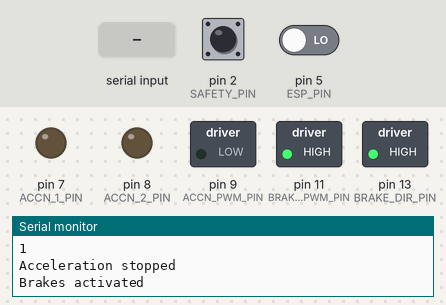
Simulated run of this sketch. Board: Arduino Uno, built with avr-gcc and run on an emulated ATmega328P. Shown: switched loads named in the sketch (green lamp = pin HIGH), output pins drawn as LEDs (lit = HIGH), the last lines printed to the serial monitor. The inputs (shaded band) are chosen by the test bench; at power-on: pin 2 (SAFETY_PIN) HIGH, pin 5 (ESP_PIN) LOW.

Above: at 6.2 s.
6.3 s: "90,45\n" received over Serial
At 9.0 s:
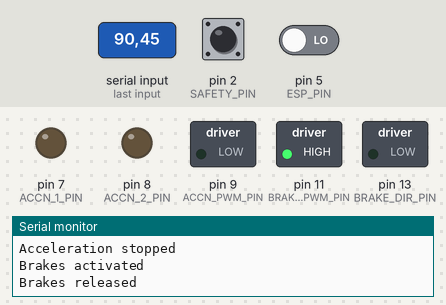
At 16.1 s:
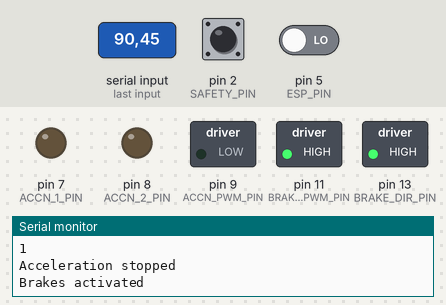
16.6 s: "30,150\n" received over Serial
26.7 s: "200\n" received over Serial
36.8 s: "BRAKE_ON\n" received over Serial
39.8 s: "ACCEL_OFF\n" received over Serial
At 44.1 s:
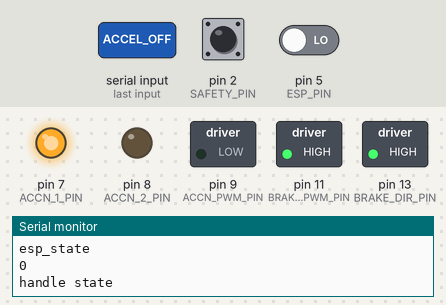
44.8 s: "1\n" received over Serial
At 45.9 s:
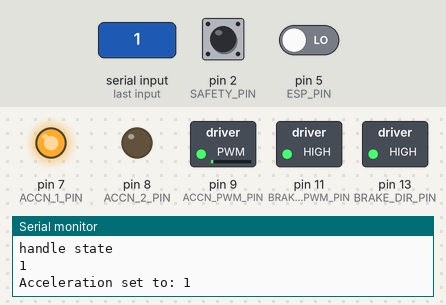
Timing chart, 0 to 47.3 s (numbered marks = the images above; inputs shaded):
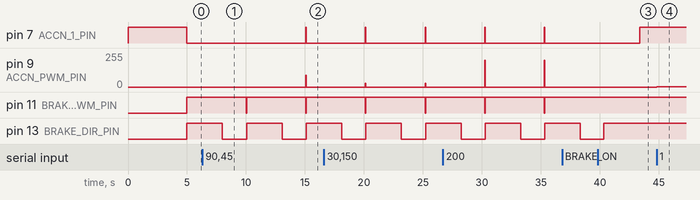

Measured:
- after the input at 6.3 s, pin 7 (ACCN_1_PIN): LOW → HIGH after 8.8 s, → LOW 0.05 s later; pin 9 (ACCN_PWM_PIN): 0/255 → 90/255 after 8.8 s, → 0/255 0.05 s later
- after the input at 39.8 s, pin 7 (ACCN_1_PIN): LOW → HIGH after 3.6 s
- after the input at 44.8 s, pin 9 (ACCN_PWM_PIN): 0/255 → 1/255 at once
- by itself, pin 11 (BRAKE_PWM_PIN): alternates HIGH for 5.0 s and LOW for 0.05 s
- by itself, pin 13 (BRAKE_DIR_PIN): alternates HIGH for 3.0 s and LOW for 2.1 s

The sketch:

throttle.ino
```cpp
// Pin Definitions
#define ESP_PIN 5        // Pin connected to ESP state
#define BRAKE_DIR_PIN 13 // Direction pin for brake
#define BRAKE_PWM_PIN 11 // PWM pin for brake
#define ACCN_1_PIN 7     // Motor driver input 1 for acceleration
#define ACCN_2_PIN 8     // Motor driver input 2 for acceleration
#define ACCN_PWM_PIN 9   // PWM pin for acceleration
#define SAFETY_PIN 2  // safety handles

// Variables
int esp_state;       // Stores the state of the ESP pin
int safety_state = 0;
int brake_active = 0;    // Tracks if brakes are active
int currentspeed = 0;    // Current speed of the vehicle
int maxspeed = 255;
int speed = 0;

String command;


void setup() {
  // Initialize Serial communication
  Serial.begin(9600);

  // Set pin modes
  pinMode(ESP_PIN, INPUT);
  pinMode(SAFETY_PIN, INPUT_PULLUP);
  pinMode(BRAKE_DIR_PIN, OUTPUT);
  pinMode(BRAKE_PWM_PIN, OUTPUT);
  pinMode(ACCN_1_PIN, OUTPUT);
  pinMode(ACCN_2_PIN, OUTPUT);
  pinMode(ACCN_PWM_PIN, OUTPUT);

  // Initialize all outputs to LOW
  digitalWrite(BRAKE_DIR_PIN, LOW);
  digitalWrite(BRAKE_PWM_PIN, LOW);
  digitalWrite(ACCN_1_PIN, HIGH);         // Set motor direction
  digitalWrite(ACCN_2_PIN, LOW);
  analogWrite(ACCN_PWM_PIN, 0);
  delay(5000);
}

void loop() {
  // Check for incoming serial commands
  esp_state = digitalRead(ESP_PIN);
  safety_state= digitalRead(SAFETY_PIN);
  Serial.println("esp_state");
  Serial.println(esp_state);
  Serial.println("handle state");
  Serial.println(safety_state);

  if ((safety_state==1)&&brake_active==0){
      brake_active = 1;
      analogWrite(ACCN_PWM_PIN, 0); // Set PWM to 0
      digitalWrite(ACCN_1_PIN, LOW);
      digitalWrite(ACCN_2_PIN, LOW);
      currentspeed = 0;
      Serial.println("Acceleration stopped");

      // Engage brake (e.g., forward direction)
      digitalWrite(BRAKE_DIR_PIN, HIGH); // Direction HIGH
      analogWrite(BRAKE_PWM_PIN, 255);   // Full speed (PWM)
      Serial.println("Brakes activated");
      delay(3000);
      analogWrite(BRAKE_PWM_PIN, 0);     // Stop PWM

      // Reverse direction (to disengage brake, or simulate release if brake is motorized)
      digitalWrite(BRAKE_DIR_PIN, LOW);  // Change direction
      analogWrite(BRAKE_PWM_PIN, 255);   // Again full speed
      Serial.println("Brakes released");
      delay(2000); //lesser than activation time so that the brake wire doesnt wind in the other dirn
      brake_active=0;

      // Stop motor
      analogWrite(BRAKE_PWM_PIN, 0);     // Stop PWM

  }

  if (Serial.available() > 0) {
    command = Serial.readStringUntil('\n'); // Read the incoming command
    command.trim();}   // Remove any extra whitespace


  if (command == "BRAKE_ON") {
      // Activate brakes
      brake_active = 1;
      digitalWrite(BRAKE_DIR_PIN, HIGH); // Direction HIGH
      analogWrite(BRAKE_PWM_PIN, 255);   // Full speed (PWM)
      Serial.println("Brakes activated");
      delay(3000);


    } else if (command == "BRAKE_OFF") {
      // Release brakes
      if (brake_active == 1){
        analogWrite(BRAKE_PWM_PIN, 0);     // Stop PWM
        digitalWrite(BRAKE_DIR_PIN, LOW);  // Change direction
        analogWrite(BRAKE_PWM_PIN, 255);   // Again full speed
        Serial.println("Brakes released");
        delay(2000);
        brake_active=0;

        // Stop motor
        analogWrite(BRAKE_PWM_PIN, 0);     // Stop PWM
        delay(1500);
        Serial.println("Brakes released");
      }

    } else if (command.length() > 0 && command.toInt() >= 0) {
      // Handle numeric values directly (without "ACCEL_")
      int newValue = command.toInt(); // Convert command to integer
      if (newValue >= 0 && newValue <= 255) {
        currentspeed = newValue;
        analogWrite(ACCN_PWM_PIN, currentspeed); // Set PWM for acceleration
        digitalWrite(ACCN_1_PIN, HIGH);         // Set motor direction
        digitalWrite(ACCN_2_PIN, LOW);
        Serial.print("Acceleration set to: ");
        Serial.println(currentspeed);
      } else {
        Serial.println("Invalid speed value");
      }
      } else if (command == "ACCEL_OFF") {
      // Stop acceleration
      analogWrite(ACCN_PWM_PIN, 0); // Set PWM to 0
      currentspeed = 0;
      Serial.println("Acceleration stopped");
    } else {
      Serial.println("No commands");
    }

  delay(50);
}
```
